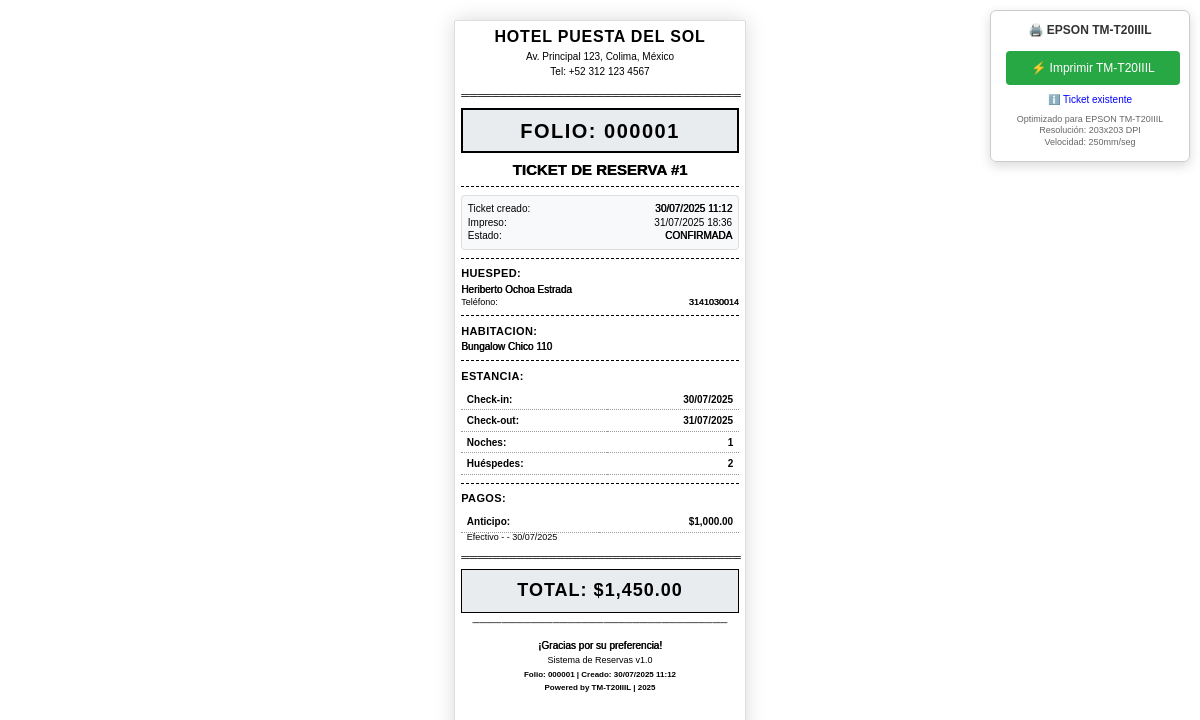
The app's page /reservacion/generar_ticket.php?id=1 with its own data.
### tables this page shows
CREATE TABLE `tickets` (
  `id` int(11) NOT NULL,
  `id_reserva` int(11) NOT NULL,
  `folio_ticket` int(11) NOT NULL,
  `fecha_creacion_ticket` datetime NOT NULL DEFAULT CURRENT_TIMESTAMP,
  `usuario_creacion` varchar(100) DEFAULT 'sistema',
  `fecha_impresion` datetime DEFAULT NULL,
  `veces_impreso` int(11) DEFAULT '0',
  `status_ticket` enum('activo','cancelado','reimpreso') DEFAULT 'activo',
  `notas_ticket` text,
  `created_at` timestamp NOT NULL DEFAULT CURRENT_TIMESTAMP,
  `updated_at` timestamp NOT NULL DEFAULT CURRENT_TIMESTAMP ON UPDATE CURRENT_TIMESTAMP
);

CREATE TABLE `reservas` (
  `id` int(11) NOT NULL,
  `id_tarifa` int(11) DEFAULT NULL,
  `id_huesped` int(11) DEFAULT NULL,
  `id_usuario` int(11) DEFAULT NULL,
  `start_date` date DEFAULT NULL,
  `end_date` date DEFAULT NULL,
  `status` varchar(50) DEFAULT NULL,
  `created_at` timestamp NOT NULL DEFAULT CURRENT_TIMESTAMP,
  `updated_at` timestamp NOT NULL DEFAULT CURRENT_TIMESTAMP ON UPDATE CURRENT_TIMESTAMP,
  `id_agrupacion` int(11) DEFAULT NULL,
  `personas_max` int(11) DEFAULT NULL,
  `noches` int(11) DEFAULT NULL,
  `total` decimal(10,2) DEFAULT '0.00',
  `tipo_reserva` enum('walking','previa','cortesia') DEFAULT 'previa',
  `descuento_inapam` decimal(10,2) DEFAULT '0.00',
  `es_cortesia` tinyint(1) DEFAULT '0',
  `total_original` decimal(10,2) DEFAULT '0.00',
  `total_descuentos` decimal(10,2) DEFAULT '0.00'
);

CREATE TABLE `pagos` (
  `id` int(11) NOT NULL,
  `id_reserva` int(11) DEFAULT NULL,
  `tipo` enum('anticipo','pago_hotel','pago_extra') NOT NULL,
  `monto` decimal(10,2) DEFAULT NULL,
  `metodo_pago` varchar(100) DEFAULT NULL,
  `clave_pago` varchar(100) DEFAULT NULL,
  `autorizacion` varchar(100) DEFAULT NULL,
  `estado` enum('pendiente','procesado','rechazado') DEFAULT 'procesado',
  `notas` text,
  `fecha_pago` timestamp NOT NULL DEFAULT CURRENT_TIMESTAMP,
  `registrado_por` int(11) DEFAULT NULL
);

### reservacion/generar_ticket.php (the view, shortened to what this page needs)
<?php
require_once '../config/db_connect.php';
$id_raw = $_GET['id'];
$id_clean = preg_replace('/[^0-9]/', '', $id_raw);
$reserva_id = (int) $id_clean;
function obtenerFolioTicket($conn, $reserva_id) {
    $sql_check = "SELECT folio_ticket, fecha_creacion_ticket FROM tickets WHERE id_reserva = ? ORDER BY id DESC LIMIT 1";
    $stmt_check = $conn->prepare($sql_check);
    $stmt_check->bind_param("i", $reserva_id);
    $stmt_check->execute();
    $result = $stmt_check->get_result();
    if ($result->num_rows > 0) {
        $ticket_existente = $result->fetch_assoc();
        return [
            'folio' => $ticket_existente['folio_ticket'],
            'fecha_creacion' => $ticket_existente['fecha_creacion_ticket'],
            'es_nuevo' => false
        ];
    }
}
$ticket_info = obtenerFolioTicket($conn, $reserva_id);
$sql = "
    SELECT
        r.id, r.start_date, r.end_date, r.noches, r.personas_max, r.total, r.tipo_reserva,
        r.status, r.created_at,
        COALESCE(h.nombre, 'No especificado') AS nombre_huesped,
        COALESCE(h.telefono, 'No especificado') AS telefono,
        COALESCE(h.correo, 'No especificado') AS correo,
        COALESCE(a.nombre, 'No especificado') AS nombre_agrupacion,
        (SELECT valor FROM configuracion WHERE clave = 'hotel_nombre') AS nombre_hotel,
        (SELECT valor FROM configuracion WHERE clave = 'hotel_direccion') AS direccion_hotel,
        (SELECT valor FROM configuracion WHERE clave = 'hotel_telefono') AS telefono_hotel
    FROM reservas r
    LEFT JOIN huespedes h ON r.id_huesped = h.id
    LEFT JOIN agrupaciones a ON r.id_agrupacion = a.id
    WHERE r.id = ?
";
$stmt = $conn->prepare($sql);
$stmt->bind_param("i", $reserva_id);
$stmt->execute();
$res = $stmt->get_result();
$reserva = $res->fetch_assoc();
$pagos = [];
$sql_pagos = "SELECT tipo, monto, metodo_pago, estado, fecha_pago FROM pagos WHERE id_reserva = ?";
$stmt_pagos = $conn->prepare($sql_pagos);
if ($stmt_pagos) {
    $stmt_pagos->bind_param("i", $reserva_id);
    $stmt_pagos->execute();
    $res_pagos = $stmt_pagos->get_result();
    while ($row = $res_pagos->fetch_assoc()) {
        $pagos[] = $row;
    }
}
?>
<!DOCTYPE html>
<html>
<head>
</head>
<body class="optimizado-velocidad termica-compatible">
    <div class="no-imprimir">
        <div style="margin-bottom: 12px; font-weight: bold; color: #333; text-align: center;">
            🖨️ EPSON TM-T20IIIL
        </div>
        <button onclick="imprimirTMT20IIIL()" class="btn-control termal">
            ⚡ Imprimir TM-T20IIIL
        </button>
        <?php if ($ticket_info['es_nuevo']): ?>
        <div style="color: green; font-size: 10px; margin-top: 8px; text-align: center;">
            ✅ Nuevo ticket generado
        </div>
        <?php else: ?>
        <div style="color: blue; font-size: 10px; margin-top: 8px; text-align: center;">
            ℹ️ Ticket existente
        </div>
        <?php endif; ?>
        <div style="font-size: 9px; color: #666; margin-top: 8px; text-align: center;">
            Optimizado para EPSON TM-T20IIIL<br>
            Resolución: 203x203 DPI<br>
            Velocidad: 250mm/seg
        </div>
    </div>
    <div class="encabezado no-cortar alto-contraste">
        <div class="nombre-hotel">
            <?= strtoupper($reserva['nombre_hotel'] ?? 'HOTEL') ?>
        </div>
        <div class="info-hotel">
            <?= $reserva['direccion_hotel'] ?? '' ?>
        </div>
        <div class="info-hotel">
            Tel: <?= $reserva['telefono_hotel'] ?? '' ?>
        </div>
    </div>
    <div class="linea-caracteres linea-gruesa">
        ═══════════════════════════════════
    </div>
    <div class="folio-destacado no-cortar">
        FOLIO: <?= str_pad($ticket_info['folio'], 6, '0', STR_PAD_LEFT) ?>
    </div>
    <div class="centro negrita espaciado-pequeño grande">
        TICKET DE RESERVA #<?= $reserva_id ?>
    </div>
    <div class="separador"></div>
    <div class="info-ticket no-cortar">
        <div class="fila-compacta">
            <span class="pequeño">Ticket creado:</span>
            <span class="pequeño negrita"><?= date('d/m/Y H:i', strtotime($ticket_info['fecha_creacion'])) ?></span>
        </div>
        <div class="fila-compacta">
            <span class="pequeño">Impreso:</span>
            <span class="pequeño"><?= date('d/m/Y H:i') ?></span>
        </div>
        <div class="fila-compacta">
            <span class="pequeño">Estado:</span>
            <span class="pequeño negrita"><?= strtoupper($reserva['status']) ?></span>
        </div>
    </div>
    <div class="separador"></div>
    <div class="seccion">
        <div class="titulo-seccion">HUESPED:</div>
        <div class="pequeño negrita texto-largo espaciado-minimo"><?= $reserva['nombre_huesped'] ?></div>
        <div class="fila-compacta">
            <span class="muy-pequeño">Teléfono:</span>
            <span class="muy-pequeño negrita"><?= $reserva['telefono'] ?></span>
        </div>
    </div>
    <div class="separador"></div>
    <div class="seccion">
        <div class="titulo-seccion">HABITACION:</div>
        <div class="pequeño negrita texto-largo"><?= $reserva['nombre_agrupacion'] ?></div>
    </div>
    <div class="separador"></div>
    <div class="seccion">
        <div class="titulo-seccion">ESTANCIA:</div>
        <table class="tabla-datos">
            <tr>
                <td>Check-in:</td>
                <td><?= date('d/m/Y', strtotime($reserva['start_date'])) ?></td>
            </tr>
            <tr>
                <td>Check-out:</td>
                <td><?= date('d/m/Y', strtotime($reserva['end_date'])) ?></td>
            </tr>
            <tr>
                <td>Noches:</td>
                <td><?= $reserva['noches'] ?></td>
            </tr>
            <tr>
                <td>Huéspedes:</td>
                <td><?= $reserva['personas_max'] ?></td>
            </tr>
        </table>
    </div>
    <?php if (count($pagos) > 0): ?>
    <div class="separador"></div>
    <div class="seccion">
        <div class="titulo-seccion">PAGOS:</div>
        <table class="tabla-datos">
            <?php foreach ($pagos as $p): ?>
            <tr>
                <td><?= ucfirst($p['tipo']) ?>:</td>
                <td>$<?= number_format($p['monto'], 2) ?></td>
            </tr>
            <tr>
                <td colspan="2" class="muy-pequeño" style="text-align: left; font-weight: normal; border: none; padding-top: 0;">
                    <?= $p['metodo_pago'] ?> - <?= ucfirst($p['estado']) ?>
                    <?php if (isset($p['fecha_pago'])): ?>
                    - <?= date('d/m/Y', strtotime($p['fecha_pago'])) ?>
                    <?php endif; ?>
                </td>
            </tr>
            <?php endforeach; ?>
        </table>
    </div>
    <?php endif; ?>
    <div class="linea-caracteres linea-gruesa">
        ═══════════════════════════════════
    </div>
    <div class="total-destacado no-cortar">
        TOTAL: $<?= number_format($reserva['total'], 2) ?>
    </div>
    <div class="linea-caracteres">
        ───────────────────────────────────
    </div>
    <div class="pie-ticket espaciado">
        <div class="pequeño negrita">¡Gracias por su preferencia!</div>
        <div class="espaciado-pequeño muy-pequeño">Sistema de Reservas v1.0</div>
        <div class="micro">
            Folio: <?= str_pad($ticket_info['folio'], 6, '0', STR_PAD_LEFT) ?> |
            Creado: <?= date('d/m/Y H:i', strtotime($ticket_info['fecha_creacion'])) ?>
        </div>
        <div class="espaciado-pequeño micro">
            Powered by TM-T20IIIL | <?= date('Y') ?>
        </div>
    </div>
    <div style="height: 10mm;"></div>
</body>
</html>

### reservacion/generar_ticket.php (style rules this page uses)
* { margin: 0; padding: 0; box-sizing: border-box; }
body { font-family: Arial, Helvetica, 'DejaVu Sans', sans-serif; font-size: 12px; line-height: 1.3; width: 77mm; max-width: 77mm; margin: 0 auto; padding: 1.5mm; background: white; color: black; text-align: left; font-weight: 500; -webkit-font-smoothing: antialiased; -moz-osx-font-smoothing: grayscale; text-rendering: optimizeLegibility; }
.centro { text-align: center; width: 100%; display: block; }
.negrita { font-weight: bold; text-shadow: 0.5px 0 0 currentColor; font-size: 1.05em; }
.grande { font-size: 15px; line-height: 1.2; font-weight: bold; }
.pequeño { font-size: 10px; line-height: 1.2; font-weight: 500; }
.muy-pequeño { font-size: 9px; line-height: 1.1; font-weight: 500; }
.micro { font-size: 8px; line-height: 1.1; font-weight: 600; }
.separador { border-top: 1px dashed #000; margin: 2mm 0; height: 0; width: 100%; print-color-adjust: exact; }
.linea-caracteres { font-family: Arial, sans-serif; font-size: 10px; text-align: center; margin: 1.5mm 0; letter-spacing: 0.2px; line-height: 1; font-weight: 600; }
.linea-gruesa { font-weight: bold; font-size: 11px; }
.fila-compacta { display: flex; justify-content: space-between; align-items: center; margin: 0.4mm 0; width: 100%; }
.texto-largo { word-wrap: break-word; word-break: break-word; hyphens: auto; max-width: 100%; overflow-wrap: break-word; }
.espaciado { margin: 2.5mm 0; }
.espaciado-pequeño { margin: 1.2mm 0; }
.espaciado-minimo { margin: 0.5mm 0; }
.seccion { margin: 1.5mm 0; }
.titulo-seccion { font-weight: bold; font-size: 11px; margin-bottom: 0.8mm; text-transform: uppercase; letter-spacing: 0.4px; font-family: Arial, sans-serif; }
.encabezado { text-align: center; margin-bottom: 3mm; }
.nombre-hotel { font-size: 16px; font-weight: bold; margin-bottom: 0.8mm; letter-spacing: 0.8px; text-transform: uppercase; font-family: Arial, sans-serif; }
.info-hotel { font-size: 10px; margin-bottom: 0.5mm; font-weight: 500; }
.folio-destacado { font-size: 20px; font-weight: bold; text-align: center; padding: 2mm 0; border: 2px solid #000; margin: 2mm 0; background: linear-gradient(45deg, #f8f8f8 25%, transparent 25%), linear-gradient(-45deg, #f8f8f8 25%, transparent 25%), linear-gradient(45deg, transparent 75%, #f8f8f8 75%), linear-gradient(-45deg, transparent 75%, #f8f8f8 75%); background-size: 4px 4px; background-position: 0 0, 0 2px, 2px -2px, -2px 0px; print-color-adjust: exact; letter-spacing: 1.5px; font-family: Arial, sans-serif; }
.total-destacado { font-size: 18px; font-weight: bold; text-align: center; padding: 2.5mm 0; letter-spacing: 1px; border: 1px solid #000; background: #f0f0f0; print-color-adjust: exact; font-family: Arial, sans-serif; }
.info-ticket { background: repeating-linear-gradient( 45deg, #f9f9f9, #f9f9f9 2px, #ffffff 2px, #ffffff 4px ); padding: 1.5mm; margin: 1.5mm 0; border: 1px solid #ddd; border-radius: 1mm; print-color-adjust: exact; }
.pie-ticket { text-align: center; font-size: 9px; margin-top: 3mm; font-family: Arial, sans-serif; font-weight: 500; }
.tabla-datos { width: 100%; border-collapse: collapse; font-size: 10px; margin: 1.5mm 0; font-family: Arial, sans-serif; }
.tabla-datos td { padding: 1mm 1.5mm; border-bottom: 1px dotted #999; vertical-align: top; font-weight: 500; }
.tabla-datos td:first-child { font-weight: 600; }
.tabla-datos td:last-child { text-align: right; font-weight: bold; }
.no-imprimir { display: block; position: fixed; top: 10px; right: 10px; background: rgba(255, 255, 255, 0.98); padding: 12px; border: 1px solid #ccc; border-radius: 6px; box-shadow: 0 4px 12px rgba(0,0,0,0.15); z-index: 1000; min-width: 200px; }
.btn-control { background: #007bff; color: white; border: none; padding: 10px 18px; cursor: pointer; border-radius: 4px; margin: 3px; font-size: 12px; transition: all 0.2s; display: block; width: 100%; text-align: center; }
.btn-control.termal { background: #28a745; }
@media screen { body { margin: 20px auto; box-shadow: 0 0 20px rgba(0,0,0,0.15); background: white; border: 1px solid #ddd; border-radius: 2px; } }
@media screen { .info-ticket { background: #f8f9fa; } }
@media screen { .folio-destacado { background: #e9ecef; } }
@media screen { .total-destacado { background: #e9ecef; } }

### records on screen
tickets: folio_ticket+fecha_creacion_ticket "000001", folio_ticket+fecha_creacion_ticket "30/07/2025 11:12"
reservas: status "CONFIRMADA", start_date "30/07/2025", end_date "31/07/2025", noches "1", personas_max "2", total "1,450.00"
pagos: tipo "Anticipo", monto "1,000.00", metodo_pago "Efectivo", fecha_pago "30/07/2025"

### other values on screen
$reserva['nombre_hotel'] "HOTEL PUESTA DEL SOL"
$reserva['direccion_hotel'] "Av. Principal 123, Colima, México"
$reserva['telefono_hotel'] "+52 312 123 4567"
$reserva_id "1"
$reserva['nombre_huesped'] "Heriberto Ochoa Estrada"
$reserva['telefono'] "3141030014"
$reserva['nombre_agrupacion'] "Bungalow Chico 110"
